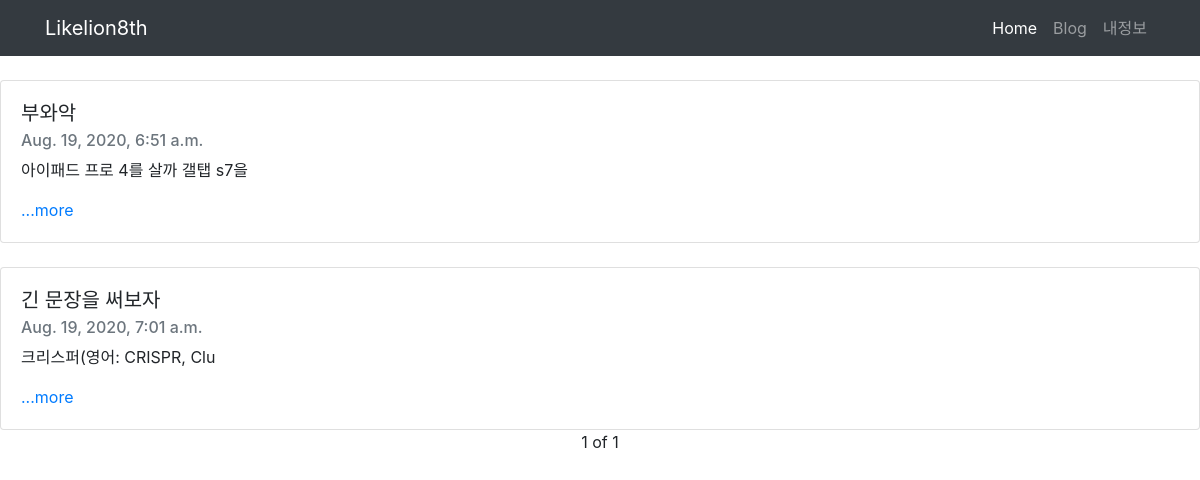
The page / on the database its author committed.
### blog/models.py (models this page shows, shortened)
class Post(models.Model):
    title = models.CharField(max_length=200)
    pub_date = models.DateTimeField('date published')
    body = models.TextField()
    def summary(self):
        return self.body[:20]

### blog/views.py (the view)
# urls.py: 2. Add a URL to urlpatterns:  path('', views.home, name='home')
def home(request):
    posts = Post.objects
    posts_list=Post.objects.all()
    paginator = Paginator(posts_list,3)
    page = request.GET.get('page')
    posts_num = paginator.get_page(page)
    return render(request,'home.html',{'blogs':posts,'posts_num':posts_num})

### blog/templates/home.html (shortened to what this page needs)
<!DOCTYPE html>
<html lang="ko">
<head>
    <link rel="stylesheet" href="https://stackpath.bootstrapcdn.com/bootstrap/4.1.3/css/bootstrap.min.css"
>
</head>
<body>
    <nav class="navbar navbar-expand-lg navbar-dark bg-dark">
        <div class="container">
            <a class="navbar-brand" href="{% url 'home' %}">Likelion8th</a>
            <div class="collapse navbar-collapse" id="navbarNavAltMarkup">
                <div class="navbar-nav ml-auto">
                    <a class="nav-item nav-link active" href="{% url 'home' %}">Home</span></a>
                    <a class="nav-item nav-link" href="#">Blog</a>
                    <a class="nav-item nav-link" href="#">내정보</a>
                </div>
            </div>
        </div>
    </nav>
    {% for blog in posts_num %}
    <br>
    <div class="card">
        <div class="card-body">
            <h5 class="card-title">{{blog.title}}</h5>
            <h6 class="card-subtitle mb-2 text-muted">{{blog.pub_date}}</h6>
            <p class="card-text">{{blog.summary}}</p>
            <a href="{%url 'detail' blog.id%}" class="card-link">...more</a>
        </div>
    </div>
    {%endfor%}
        <center>
        <span>{{posts_num.number}}</span>
        <span>of</span>
        <span>{{posts_num.paginator.num_pages}}</span>
</body>
</html>

### rows shown on the page
Post: title "부와악", pub_date "Aug. 19, 2020, 6:51 a.m.", summary "아이패드 프로 4를 살까 갤탭 s7을"
Post: title "긴 문장을 써보자", pub_date "Aug. 19, 2020, 7:01 a.m.", summary "크리스퍼(영어: CRISPR, Clu"

### other values the page prints
{{ posts_num.number }} "1"
{{ posts_num.paginator.num_pages }} "1"
